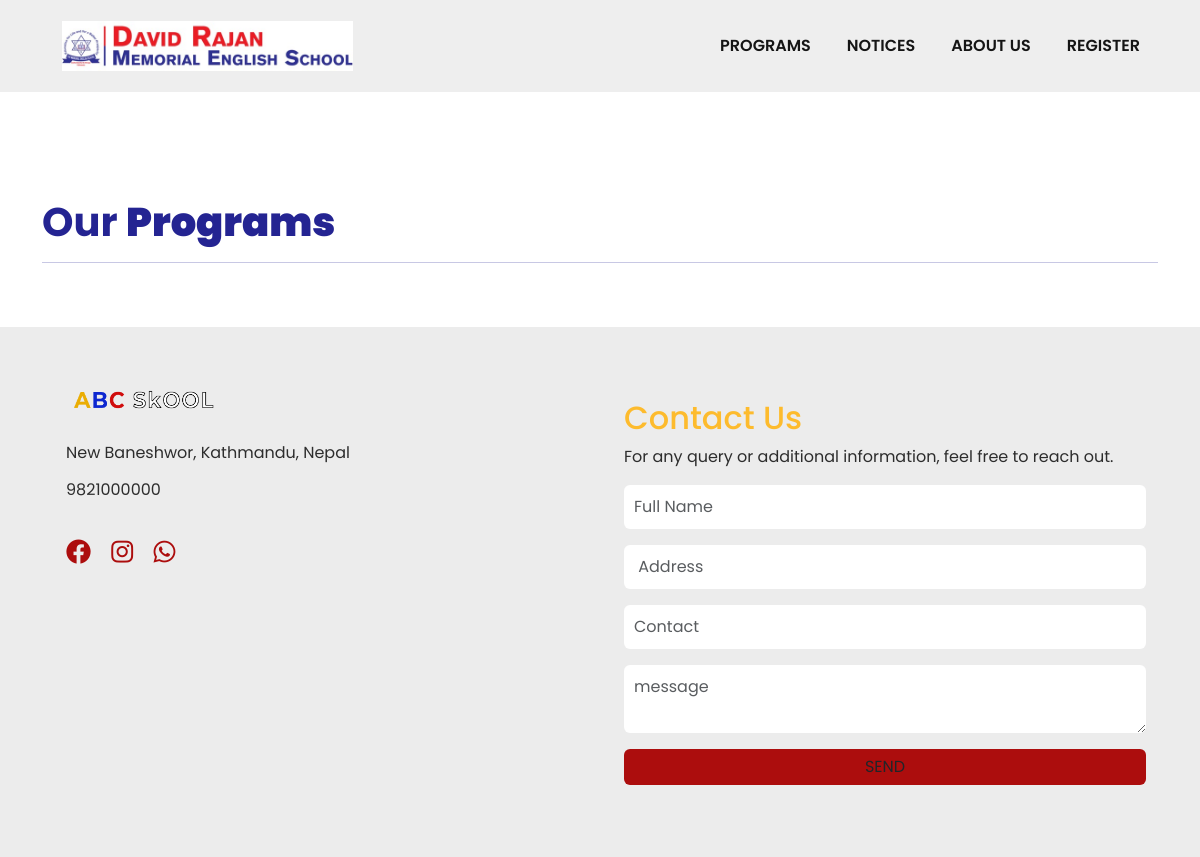
The app's page /programs/, older data.
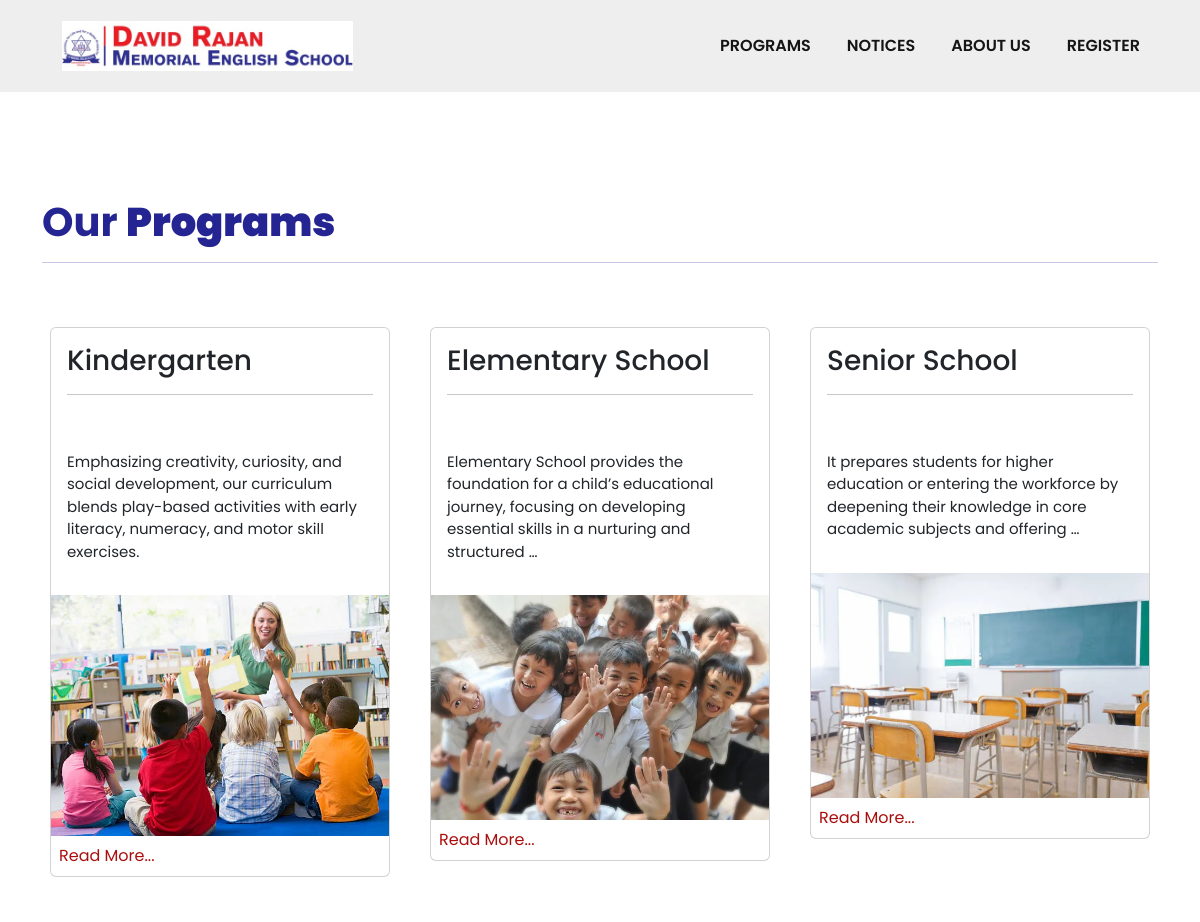
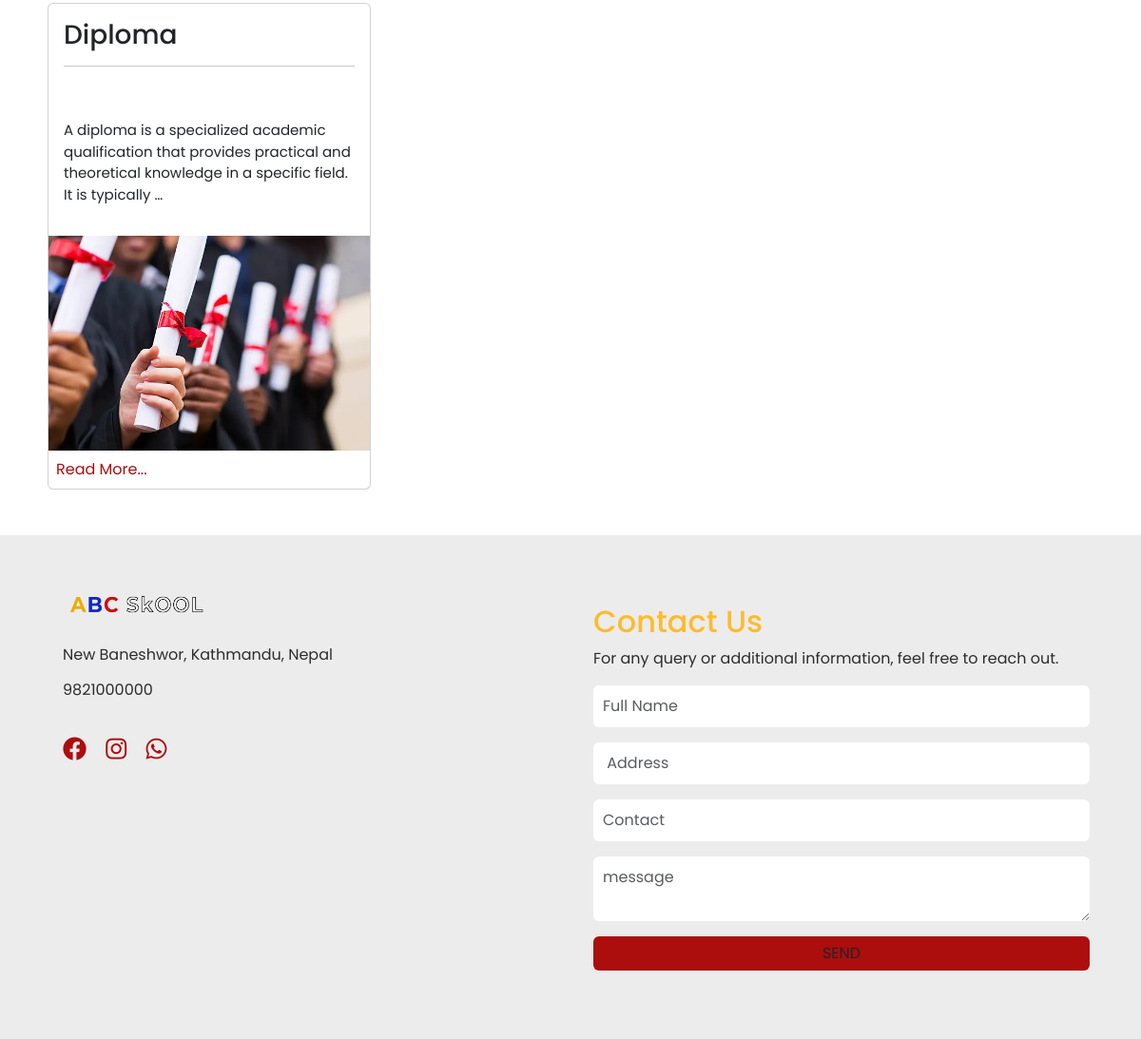
The same page, newer data (2 pictures, top to bottom).
### core/models.py (models this page shows, shortened)
class Programs(models.Model):
    id=models.AutoField(primary_key=True)
    name = models.CharField(blank=True, null= True, max_length=255)
    about = RichTextField(blank=False, null=True)
    excerpt = models.TextField(default="ABC")
    image = models.ImageField(default="")

### core/views.py (the view)
# urls.py: path('programs/', programs, name='programs'), # About page
def programs(request):
    programs = Programs.objects.all()
    context ={
        'programs': programs
    }
    return render(request, 'programs.html', context)

### templates/programs.html
{% extends 'base.html' %}
{% load static %}
{% block content %}
<div class="container mb-5" style="margin-top: 150px;">
    <div class="heading">
        <h3 class="fw-bolder col-primary fs-40 pt-5">Our <b>Programs</b><hr></h3>
    </div>
    <div class="row">
       {% for item in programs %}
       <div class="col-md-4 ">
        <div class="card mx-2 mt-5 ">
            <h3 class="p-3">{{item.name}}<hr></h3>
            <p class="fs-15 p-3">{{item.excerpt|truncatewords:20}}</p>
            <img src="/media/{{item.image}}" class="w-100">
            <a href="/program/{{item.id}}" class="p-2 col-sec">Read More...</a>
        </div>
       </div>
       {% endfor %}
    </div>
</div>
{% endblock content %}

### templates/base.html (shortened to what this page needs)
{% load static %}
<!DOCTYPE html>
<html lang="en">
<head>
    <link rel="stylesheet" href="{% static 'css/styles.css' %}">
    <link rel="stylesheet" href="https://cdnjs.cloudflare.com/ajax/libs/font-awesome/6.0.0/css/all.min.css">
    <link href="https://cdn.jsdelivr.net/npm/bootstrap@5.3.3/dist/css/bootstrap.min.css" rel="stylesheet">
    <link
    rel="stylesheet"
    href="https://cdnjs.cloudflare.com/ajax/libs/animate.css/4.1.1/animate.min.css"
  />
<link rel="stylesheet" type="text/css" href="//cdn.jsdelivr.net/npm/slick-carousel@1.8.1/slick/slick.css"/>
</head>
<body>
    <header>
      <nav class="navbar navbar-expand-lg  p-3 " id="navbar">
        <div class="container justify-content-between" >
          <a class="navbar-brand" href="/"><img src="{% static '/images/dr_logo.jpeg' %}" alt=""></a>
          <div class="collaps" id="navbarNav">
            <ul class="navbar-nav ms-auto" id="nav">
              <li class="nav-item">
                <a class="nav-link active" aria-current="page" href="/programs">PROGRAMS</a>
              </li>
              <li class="nav-item">
                <a class="nav-link active" aria-current="page" href="/notices">NOTICES</a>
              </li>
              <li class="nav-item">
                <a class="nav-link active" aria-current="page" href="/about">ABOUT US</a>
              </li>
              <li class="nav-item">
                <a class="nav-link active" aria-current="page" href="/register">REGISTER</a>
              </li>
            </ul>
          </div>
        </div>
      </nav>
    </header>
    {% block content %}
    {% endblock content %}
    {% include 'footer.html'%}
</body>
</html>

### templates/footer.html (shortened to what this page needs)
{% load static %}
<footer class="footer py-5">
    <div class="container">
        <div class="row">
            <div class="col-md-6 footer-left">
                <a class="navbar-brand px-0" href="/"><img src="{% static '/images/logo.png' %}" alt=""></a>
                <p class="address px-4 pt-3">New Baneshwor, Kathmandu, Nepal</p>
                <p class="contact px-4 py-2">9821000000</p>
                <div class="social-icons px-4 py-4">
                    <a href="#"><i class="fa-brands fa-facebook col-sec fs-25"></i></a>
                    <a href="#"><i class="fa-brands fa-instagram px-3 col-sec fs-25"></i></a>
                    <a href="#"><i class="fa-brands fa-whatsapp col-sec fs-25"></i></a>
                </div>
            </div>
            <div class="col-md-6 footer-right p-4">
                <h2>Contact Us</h2>
                <p>For any query or additional information, feel free to reach out.</p>
                <form action="" method="post">
                    <div class="mb-3">
                        <input type="text" class="form-control" placeholder="Full Name" name="name">
                    </div>
                    <div class="mb-3">
                        <input type="address" class="form-control" placeholder=" Address" name="address">
                    </div>
                    <div class="mb-3">
                        <input type="number" class="form-control" placeholder="Contact" name="contact">
                    </div>
                    <div class="mb-3">
                        <textarea type="text" class="form-control" placeholder="message" name="message" ></textarea>
                    </div>
                    <button type="submit" class="btn bg-sec w-100">SEND</button>
                </form>
            </div>
        </div>
    </div>
</footer>

### static/css/styles.css (style rules this page uses)
* { margin: 0; padding: 0; box-sizing: border-box; font-family: "Poppins", serif; text-decoration: none !important; }
body { overflow-x: hidden; max-width: 100vw; }
.col-primary { color: rgb(36, 36, 146); }
.col-sec { color: rgb(172, 13, 13); }
.bg-sec { background-color: rgb(172, 13, 13) !important; color: white; border: rgb(172, 13, 13) !important; }
.fs-40 { font-size: 40px; }
.fs-25 { font-size: 25px; }
.fs-15 { font-size: 15px; }
.navbar { position: fixed !important; width: 100%; top : 0; z-index: 999; background-color: #eee; color: black; transition: background-color 0.3s ease-in-out; }
.navbar-brand img { height: 50px; padding-left: 20px; }
.navbar-nav li { padding: 0 10px; }
.navbar-nav li a { color: #151515 !important; font-weight: 600; text-align: left; }
.navbar-nav { right: 0px !important; margin-right: 0 !important; position: relative; display: flex; width: 100%; flex-direction: row !important; }
.footer { background-color: #ececec; color: #2d2d2d; }
.footer-left p { margin-bottom: 5px; }
.footer-right h2 { color: #fdbb2d; }
.footer-right .form-control { background-color: #fff; border: none; padding: 10px; }

Row changes from the older to the newer data that the page shows:
added Programs: name "Kindergarten", excerpt "Emphasizing creativity, curiosity, and social development, our curriculum blends play-based activities with early literacy, numeracy, and motor skill exercises.", image (picture)
added Programs: name "Elementary School", excerpt "Elementary School provides the foundation for a child’s educational journey, focusing on developing essential skills in a nurturing and structured …", image (picture)
added Programs: name "Senior School", excerpt "It prepares students for higher education or entering the workforce by deepening their knowledge in core academic subjects and offering …", image (picture)
added Programs: name "Diploma", excerpt "A diploma is a specialized academic qualification that provides practical and theoretical knowledge in a specific field. It is typically …", image (picture)
